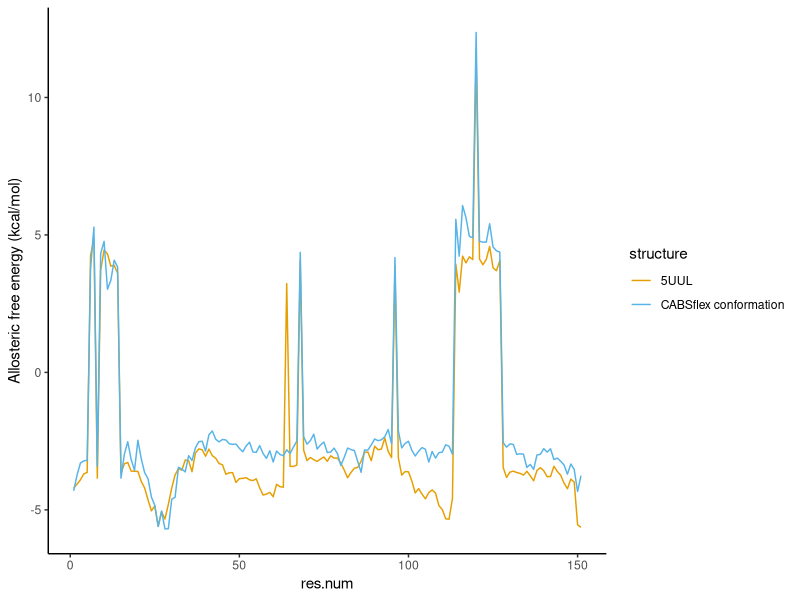
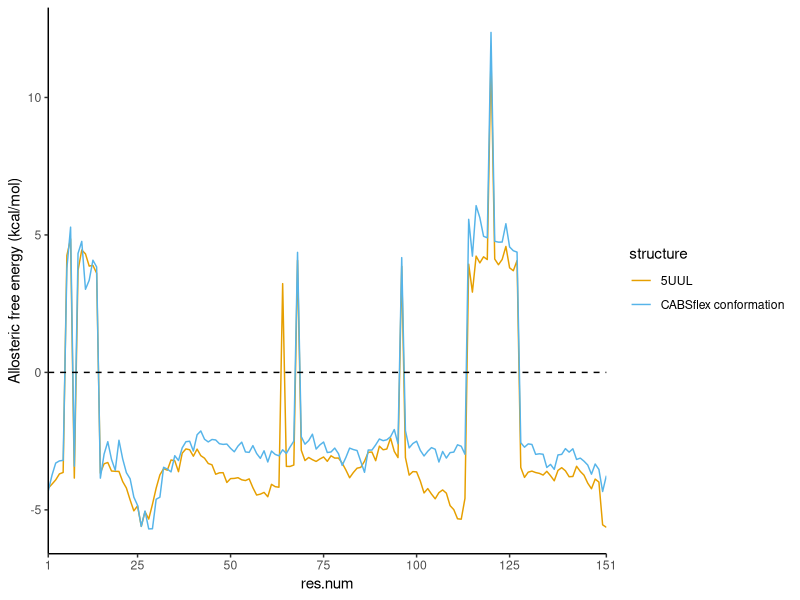

Generate these figures, in order, with R:
############################################
library(ggplot2)
library(viridis)
library(reshape2)
library(tidyverse)
library(plyr)
################################################################################################################
################################################################################################################
allosigma = read.table("5UUL_model3.txt", header = FALSE, fill = TRUE)
allosigmax <- tibble::rowid_to_column(allosigma, "res.num")
allosigmaxx <- allosigmax[1:151,c(1,3,5)]
allosigmaxxx <- rename(allosigmaxx, c("res.num"="res.num", "V2"="5UUL", "V4"="CABSflex conformation"))
allosigmaxxxx <- melt(allosigmaxxx, id.vars="res.num")
d <- rename(allosigmaxxxx, c("res.num"="res.num", "variable"="structure", "value"="Allo_ener"))
setEPS()
postscript("AlloSIGMA_5UUL_CABSflex.model.eps")
ggplot(d, aes(x=res.num, y=Allo_ener, group=structure)) +
  geom_line(aes(color=structure)) +
  scale_color_manual(values=c("#E69F00", "#56B4E9")) +
  labs(y="Allosteric free energy (kcal/mol)") +
  theme_classic()
dev.off()
p <- ggplot(d, aes(x=res.num, y=Allo_ener, group=structure)) +
  geom_line(aes(color=structure)) +
  scale_color_manual(values=c("#E69F00", "#56B4E9")) +
  labs(y="Allosteric free energy (kcal/mol)") +
  theme_classic() 
p2 <- p + geom_hline(yintercept=0, linetype="dashed") + scale_x_continuous(limits = c(1, 151), expand = c(0,0), breaks=c(1, 25, 50, 75, 100, 125, 151))
ggsave("test.2.pdf",p2, width=10, height=3, units="in", scale=1)


